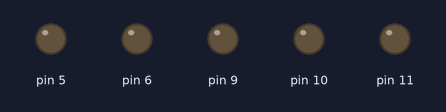
Simulated run of this sketch. Board: Arduino Uno, built with avr-gcc and run on an emulated ATmega328P. On the bench: output pins drawn as LEDs (lit = HIGH).

Above: at 0.15 s.
Timing chart, 0 to 1.6 s (numbered marks = the images above):
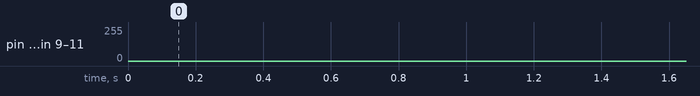

The sketch:

staggaredFade.ino
```cpp
int brightness5 = 0;     // how bright the LED is
int fadeAmount5 = 1;     // how many points to fade the LED by
int brightness6 = 50;     // how bright the LED is
int fadeAmount6 = 1;     // how many points to fade the LED by
int brightness9 = 100;     // how bright the LED is
int fadeAmount9 = 1;     // how many points to fade the LED by
int brightness10 = 150;    // how bright the LED is
int fadeAmount10 = 1;    // how many points to fade the LED by
int brightness11 = 200;    // how bright the LED is
int fadeAmount11 = 1;    // how many points to fade the LED by


void setup()  {
  pinMode(5, OUTPUT);
  pinMode(6, OUTPUT);
  pinMode(9, OUTPUT);
  pinMode(10, OUTPUT);
  pinMode(11, OUTPUT);
}

// the loop routine runs over and over again forever:
void loop()  {
  // set the brightness of pins 5,6,9,10,11:
  analogWrite(5, brightness5);
  analogWrite(6, brightness6);
  analogWrite(9, brightness9);
  analogWrite(10, brightness10);
  analogWrite(11, brightness11);

  // change the brightness for next time through the loop:
  brightness5 = brightness5 + fadeAmount5;
  brightness6 = brightness6 + fadeAmount6;
  brightness9 = brightness9 + fadeAmount9;
  brightness10 = brightness10 + fadeAmount10;
  brightness11 = brightness11 + fadeAmount11;

  // reverse the direction of the fading at the ends of the fade:
  if (brightness5 == 0 || brightness5 == 255) {
    fadeAmount5 = -fadeAmount5 ;
  }
  if (brightness6 == 0 || brightness6 == 255) {
    fadeAmount6 = -fadeAmount6 ;
  }
  if (brightness9 == 0 || brightness9 == 255) {
    fadeAmount9 = -fadeAmount9 ;
  }
  if (brightness10 == 0 || brightness10 == 255) {
    fadeAmount10 = -fadeAmount10 ;
  }
  if (brightness11 == 0 || brightness11 == 255) {
    fadeAmount11 = -fadeAmount11 ;
  }
  // wait for x milliseconds to see the dimming effect
  delay(2);
}
```
